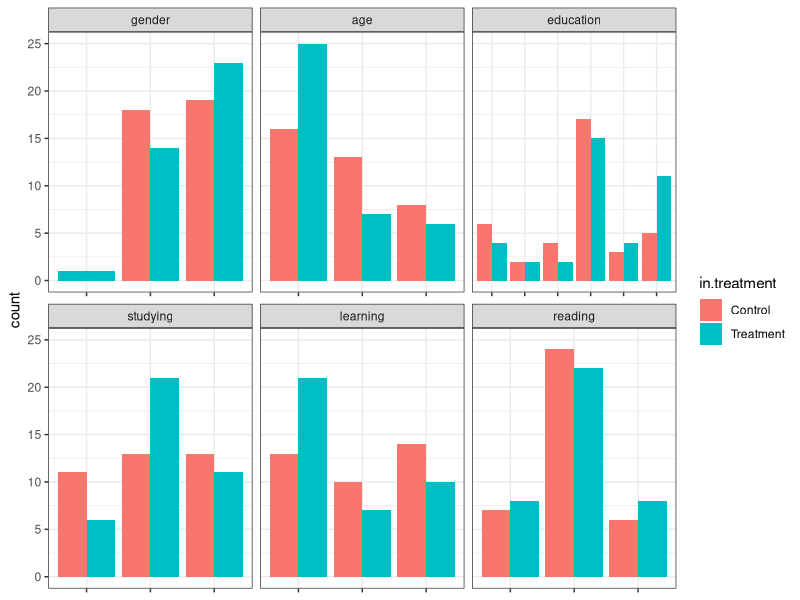

Write the R code that produced this figure.
## ---- chunk 1
library(data.table)
library(dplyr)
library(ggplot2)
library(ggthemes)
library(knitr)
library(reshape2)
opts_chunk$set(echo=FALSE, message=FALSE, warning = FALSE)
## ---- chunk 2
df.complete <- read.csv('data/Merged Data.csv')

df.newheader <- c(
  'id', 'mind','energy', 'nature', 'tactics', 'identity',
  'experimenter','in.treatment', 'gender', 'age', 'education',
  'studying', 'learning', 'reading', 'raw.score', 'adjusted.score')

names(df.complete) <- df.newheader
## ---- chunk 3
df.covariate.melted <- melt(
  df.complete %>%
    select(id, in.treatment, gender, age, education, studying, learning, reading),
    id.vars = c('id', 'in.treatment')
)

ggplot(df.covariate.melted, aes(value, fill = in.treatment)) +
  geom_bar(position = 'dodge') +
  facet_wrap(~ variable, scales = 'free_x', ncol = 3) +
  theme_bw() + theme(axis.text.x=element_blank(), axis.title.x=element_blank())

## ---- chunk 4
get.aov.outcome <- function(x) {
  model.aov <- aov(as.formula(paste('adjusted.score', x, sep = '~')), data = df.complete)
  model.summary <- summary(model.aov)[[1]]
  model.fstatistic <- model.summary[x, 'F value']
  model.pstatistic <- model.summary[x, 'Pr(>F)']
  
  list('name' = x, 'F value' = model.fstatistic, 'Pr(>F)' = model.pstatistic)
}

data.table(rbind(
  get.aov.outcome('gender'), get.aov.outcome('age'), get.aov.outcome('education'),
  get.aov.outcome('studying'), get.aov.outcome('learning'), get.aov.outcome('reading')
))
